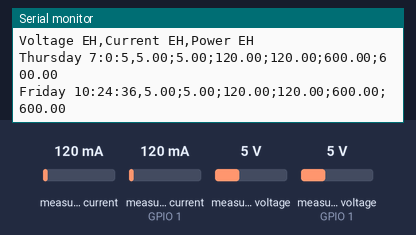
This sketch was run on a simulated ESP8266 (NodeMCU). On the bench: the last lines printed to the serial monitor. The test bench sets the inputs (shaded band); at power-on: measured current 120 mA, measured current (sensor on GPIO 1) 120 mA, measured voltage 5 V, measured voltage (sensor on GPIO 1) 5 V. WiFi joins after 1.5 s; servers stay silent unless stated; network time is answered at once with the bench clock; the local clock reads 2024-03-15 10:24:30 at power-on unless the sketch sets it; no MQTT or app messages arrive unless stated.

Above: at 6.3 s.
6.4 s: measured current (sensor 0) set to 40 mA
At 7.6 s:
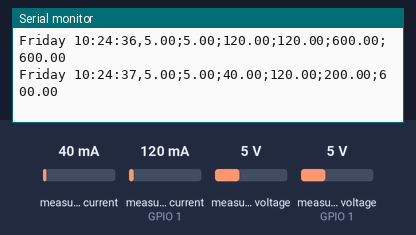
7.9 s: measured current (sensor on GPIO 1) set to 40 mA
At 8.8 s:
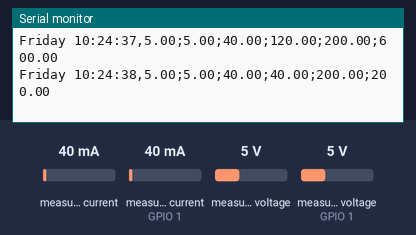
9.4 s: measured voltage (sensor 0) set to 0.3 V
At 9.4 s:
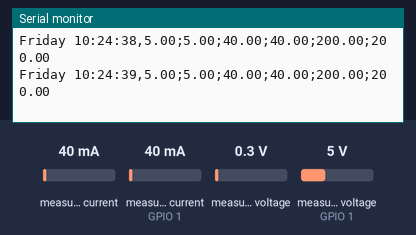
10.9 s: measured voltage (sensor on GPIO 1) set to 0.3 V
At 12.1 s:
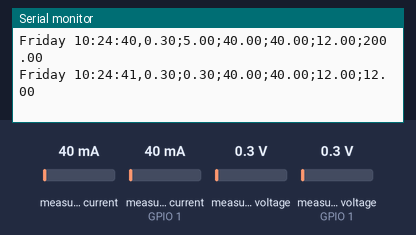
12.4 s: measured current (sensor 0) set to 500 mA
At 12.4 s:
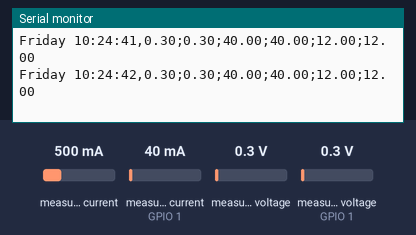
13.9 s: measured current (sensor on GPIO 1) set to 500 mA
At 14.7 s:
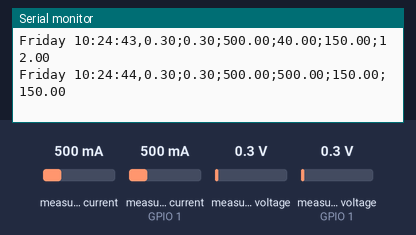
Timing chart, 0 to 16.4 s (numbered marks = the images above; inputs shaded):
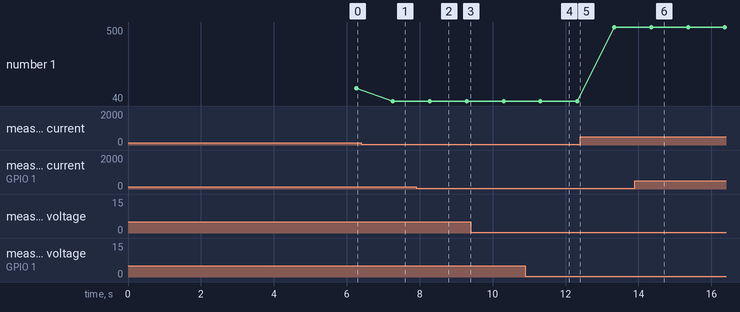

The sketch:

getcurrent_mqtt.ino
```cpp
#include <Wire.h>
#include <Adafruit_INA219.h>
#include <NTPClient.h>
#include <ESP8266WiFi.h>
#include <WiFiUdp.h>
#include <ArduinoMqttClient.h>

Adafruit_INA219 ina219_L;
Adafruit_INA219 ina219_EH(0x41);

float BVL = 0;
float BVEH = 0;
float c_mA_L = 0;
float c_mA_EH = 0;
float power_mW_L = 0;
float power_mW_EH = 0;

char ssid[] = "HUAWEI-U3uy";        // your network SSID (name)
char pass[] = "Limaes01";    // your network password (use for WPA, or use as key for WEP)
const long utcOffsetInSeconds = 7*3600;
char daysOfTheWeek[7][12] = {"Sunday", "Monday", "Tuesday", "Wednesday", "Thursday", "Friday", "Saturday"};
WiFiUDP ntpUDP;
NTPClient timeClient(ntpUDP, "pool.ntp.org", utcOffsetInSeconds);

const char broker[] = "test.mosquitto.org";
int port = 1883;
const char topic[] = "ehmeasure";

WiFiClient wifiClient;
MqttClient mqttClient(wifiClient);


void setup() {
  // Open serial communications and wait for port to open:
  Serial.begin(9600);

  while (!Serial) {
    ;  // wait for serial port to connect. Needed for native USB port only
  }
  WiFi.mode(WIFI_STA);
  // attempt to connect to Wifi network:
  Serial.print("Attempting to connect to WPA SSID: ");
  Serial.println(ssid);
  while (WiFi.begin(ssid, pass) != WL_CONNECTED) {
    // failed, retry
    Serial.print(".");
    delay(5000);
  }
  Serial.println("You're connected to the network");
  Serial.println();

  Serial.print("Attempting to connect to the MQTT broker: ");
  Serial.println(broker);

  if (!mqttClient.connect(broker, port)) {
    Serial.print("MQTT connection failed! Error code = ");
    Serial.println(mqttClient.connectError());

    while (1)
      ;
  }

  Serial.println("You're connected to the MQTT broker!");
  Serial.println();
  digitalWrite(LED_BUILTIN, HIGH);

  //ina219.setCalibration_32V_1A();
  if (!ina219_L.begin()||!ina219_EH.begin()) {
    Serial.println("Failed to find INA219 chip");
    while (1) { delay(10); }
  }


  timeClient.begin();
  Serial.print("Timestamp,");
  Serial.print("Voltage L,");
  Serial.print("Current L,");
  Serial.println("Power L,");
  Serial.print("Voltage EH,");
  Serial.print("Current EH,");
  Serial.println("Power EH");
}

void loop() {

  mqttClient.poll();
  BVL = ina219_L.getBusVoltage_V();
  BVEH = ina219_EH.getBusVoltage_V();
  c_mA_L = ina219_L.getCurrent_mA();
  c_mA_EH = ina219_EH.getCurrent_mA();
  power_mW_L = ina219_L.getPower_mW();
  power_mW_EH = ina219_EH.getPower_mW();
  //loadvoltage = busvoltage + (shuntvoltage / 1000);

  Serial.print(daysOfTheWeek[timeClient.getDay()]);
  Serial.print(" ");
  Serial.print(timeClient.getHours());
  Serial.print(":");
  Serial.print(timeClient.getMinutes());
  Serial.print(":");
  Serial.print(timeClient.getSeconds());
  Serial.print(",");
  Serial.print(BVL);
  Serial.print(";");
  Serial.print(BVEH);
  Serial.print(";");
  Serial.print(c_mA_L);
  Serial.print(";");
  Serial.print(c_mA_EH);
  Serial.print(";");
  Serial.print(power_mW_L);
  Serial.print(";");
  Serial.println(power_mW_EH);
String payload = String(daysOfTheWeek[timeClient.getDay()]) + ", " + timeClient.getHours() + ":" + timeClient.getMinutes() + ":" + timeClient.getSeconds() + ";"+ String(BVL) + ";"
                  + String(BVEH) + ";" + String(c_mA_L) + ";" + String(c_mA_EH) + ";" + String(power_mW_L) + ";" + String(power_mW_EH);


  mqttClient.beginMessage(topic);
   mqttClient.print(payload);
  mqttClient.endMessage();
  timeClient.update();


  delay(1000);
}
```

Measured:
- after the input at 6.4 s, the serial monitor: prints a new line after 0.87 s (image 1)
- after the input at 7.9 s, the serial monitor: prints a new line after 0.38 s (image 2)
- after the input at 10.9 s, the serial monitor: prints a new line after 0.41 s (image 4)
- after the input at 13.9 s, the serial monitor: prints a new line after 0.45 s (image 6)
- plotted number 1: 120 → 40 after the input at 6.4 s, 40 → 500 after the input at 12.4 s
